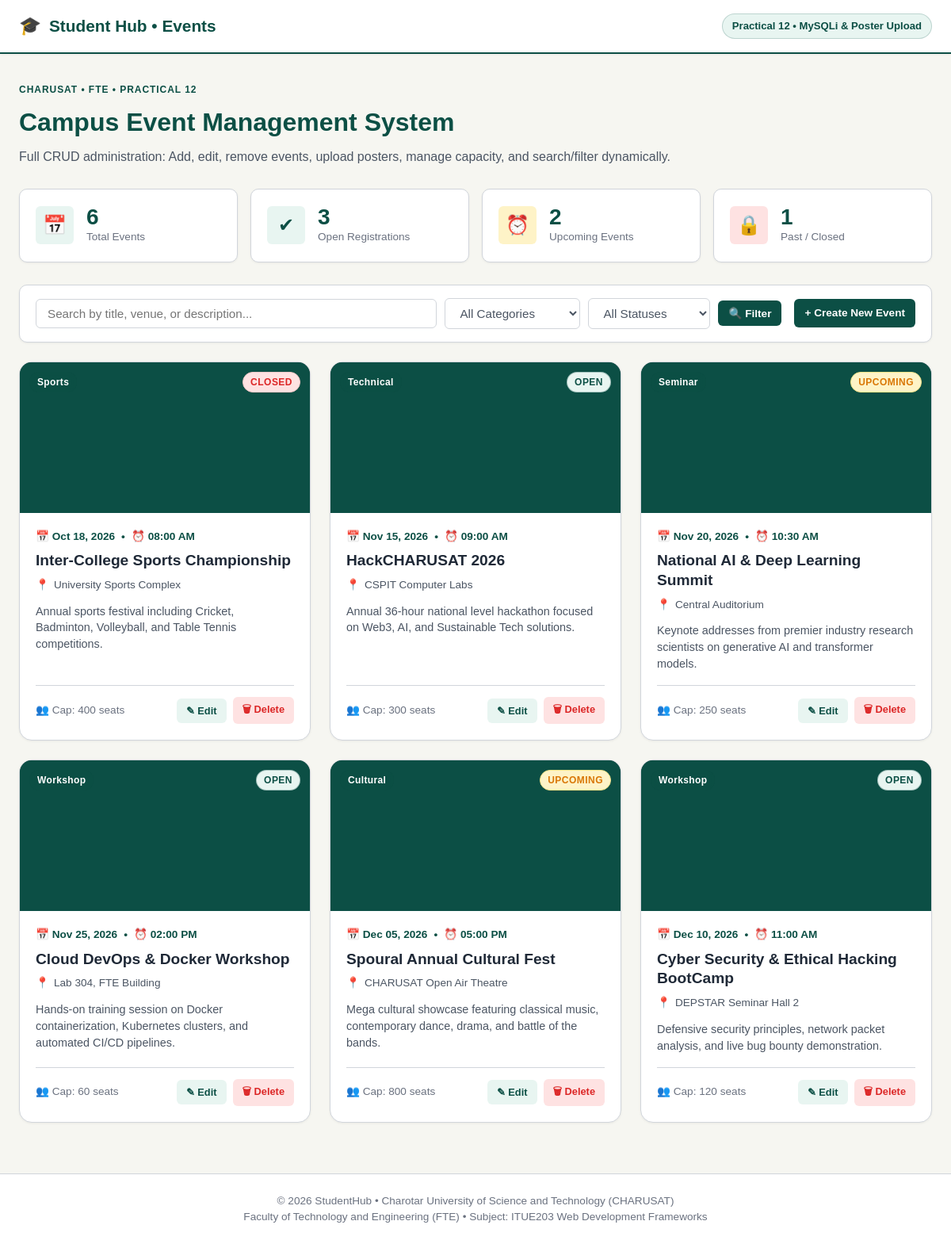
The page / on the database its author committed.
### tables this page shows
CREATE TABLE IF NOT EXISTS `events` (
    `id` INT AUTO_INCREMENT PRIMARY KEY,
    `title` VARCHAR(150) NOT NULL,
    `category` VARCHAR(50) NOT NULL DEFAULT 'Technical',
    `event_date` DATE NOT NULL,
    `event_time` TIME DEFAULT '10:00:00',
    `venue` VARCHAR(150) DEFAULT 'Seminar Hall, CHARUSAT',
    `description` TEXT NULL,
    `capacity` INT DEFAULT 100,
    `status` ENUM('Open', 'Closed', 'Upcoming') DEFAULT 'Open',
    `poster` VARCHAR(255) DEFAULT NULL,
    `created_at` TIMESTAMP DEFAULT CURRENT_TIMESTAMP
);

### index.php (the view, shortened to what this page needs)
<?php
require_once __DIR__ . '/db.php';
$search   = trim($_GET['search'] ?? '');
$events = [];
$stats = ['total' => 0, 'open' => 0, 'upcoming' => 0, 'closed' => 0];
if ($mysqli !== null) {
    $statRes = $mysqli->query("SELECT status, COUNT(*) as cnt FROM events GROUP BY status");
    if ($statRes) {
        while ($r = $statRes->fetch_assoc()) {
            $st = strtolower($r['status']);
            $count = (int)$r['cnt'];
            $stats['total'] += $count;
            if (isset($stats[$st])) {
                $stats[$st] = $count;
            }
        }
    }
    $whereClauses = [];
    $whereSql = !empty($whereClauses) ? "WHERE " . implode(" AND ", $whereClauses) : "";
    $querySql = "SELECT * FROM events {$whereSql} ORDER BY event_date ASC, event_time ASC";
    $stmt = $mysqli->prepare($querySql);
    $stmt->execute();
    $res = $stmt->get_result();
    $events = $res->fetch_all(MYSQLI_ASSOC);
}
?>
<!DOCTYPE html>
<html lang="en">
<head>
    <link rel="stylesheet" href="style.css">
</head>
<body>
    <header class="site-header">
        <div class="header-container">
            <a href="index.php" class="logo">
                <span class="logo-icon">&#127891;</span>
                <span>Student Hub &bull; Events</span>
            </a>
            <span class="badge">Practical 12 &bull; MySQLi &amp; Poster Upload</span>
        </div>
    </header>
    <main class="main-wrapper">
        <div class="page-header">
            <span class="subheading">CHARUSAT &bull; FTE &bull; Practical 12</span>
            <h1>Campus Event Management System</h1>
            <p>Full CRUD administration: Add, edit, remove events, upload posters, manage capacity, and search/filter dynamically.</p>
        </div>
        <div class="stats-grid">
            <div class="stat-card">
                <div class="stat-icon">&#128197;</div>
                <div>
                    <div class="stat-value"><?= $stats['total'] ?></div>
                    <div class="stat-label">Total Events</div>
                </div>
            </div>
            <div class="stat-card">
                <div class="stat-icon open">&#10004;</div>
                <div>
                    <div class="stat-value"><?= $stats['open'] ?></div>
                    <div class="stat-label">Open Registrations</div>
                </div>
            </div>
            <div class="stat-card">
                <div class="stat-icon upcoming">&#9200;</div>
                <div>
                    <div class="stat-value"><?= $stats['upcoming'] ?></div>
                    <div class="stat-label">Upcoming Events</div>
                </div>
            </div>
            <div class="stat-card">
                <div class="stat-icon closed">&#128274;</div>
                <div>
                    <div class="stat-value"><?= $stats['closed'] ?></div>
                    <div class="stat-label">Past / Closed</div>
                </div>
            </div>
        </div>
        <div class="action-toolbar">
            <form method="GET" action="index.php" class="filter-form">
                <input
                    type="text"
                    name="search"
                    class="search-input"
                    placeholder="Search by title, venue, or description..."
                    value="<?= htmlspecialchars($search) ?>"
                >
                <select name="category" class="filter-select">
                    <option value="ALL">All Categories</option>
                </select>
                <select name="status" class="filter-select">
                    <option value="ALL">All Statuses</option>
                </select>
                <button type="submit" class="btn btn-primary btn-sm">&#128269; Filter</button>
            </form>
            <div class="toolbar-buttons">
                <a href="add.php" class="btn btn-success btn-sm">
                    &#43; Create New Event
                </a>
            </div>
        </div>
        <?php if (empty($events)): ?>
            <div style="background: #fff; padding: 48px; border-radius: var(--radius-lg); text-align: center; border: 1px solid var(--border);">
                <div style="font-size: 3rem; margin-bottom: 12px;">&#128197;</div>
                <h3 style="font-size: 1.25rem; font-weight: 700; margin-bottom: 8px;">No Events Found</h3>
                <p style="color: var(--text-muted); margin-bottom: 20px;">No event records matched your filter criteria or the database is empty.</p>
                <a href="add.php" class="btn btn-primary btn-sm">&#43; Add the First Event</a>
            </div>
        <?php else: ?>
            <div class="events-grid">
                <?php foreach ($events as $ev): ?>
                    <?php
                        $posterPath = !empty($ev['poster']) && file_exists(__DIR__ . '/uploads/' . $ev['poster'])
                            ? 'uploads/' . htmlspecialchars($ev['poster'])
                            : 'uploads/default_poster.png';
                        $statusClass = 'status-' . strtolower(htmlspecialchars($ev['status']));
                        $formattedDate = date('M d, Y', strtotime($ev['event_date']));
                        $formattedTime = date('h:i A', strtotime($ev['event_time'] ?? '10:00:00'));
                    ?>
                    <div class="event-card">
                        <div class="event-poster-wrap">
                            <img src="<?= $posterPath ?>" alt="<?= htmlspecialchars($ev['title']) ?>" class="event-poster-img">
                            <span class="poster-category"><?= htmlspecialchars($ev['category']) ?></span>
                            <span class="poster-status badge-status <?= $statusClass ?>">
                                <?= htmlspecialchars($ev['status']) ?>
                            </span>
                        </div>
                        <div class="event-body">
                            <div class="event-date-row">
                                <span>&#128197; <?= $formattedDate ?></span>
                                <span>&bull;</span>
                                <span>&#9200; <?= $formattedTime ?></span>
                            </div>
                            <h3 class="event-title"><?= htmlspecialchars($ev['title']) ?></h3>
                            <div class="event-venue">
                                <span>&#128205;</span>
                                <span><?= htmlspecialchars($ev['venue']) ?></span>
                            </div>
                            <p class="event-desc">
                                <?= htmlspecialchars($ev['description'] ?? 'No description provided.') ?>
                            </p>
                            <div class="event-footer">
                                <span class="event-capacity">
                                    &#128101; Cap: <?= (int)$ev['capacity'] ?> seats
                                </span>
                                <div class="card-actions">
                                    <a href="edit.php?id=<?= $ev['id'] ?>" class="btn-icon-edit">&#9998; Edit</a>
                                    <form method="POST" action="delete.php" style="display: inline;" onsubmit="return confirm('Are you sure you want to permanently delete event: <?= htmlspecialchars(addslashes($ev['title'])) ?>?');">
                                        <button type="submit" class="btn-icon-delete">&#128465; Delete</button>
                                    </form>
                                </div>
                            </div>
                        </div>
                    </div>
                <?php endforeach; ?>
            </div>
        <?php endif; ?>
    </main>
    <footer class="site-footer">
        <div class="footer-container">
            <p>&copy; 2026 StudentHub &bull; Charotar University of Science and Technology (CHARUSAT)</p>
            <p>Faculty of Technology and Engineering (FTE) &bull; Subject: ITUE203 Web Development Frameworks</p>
        </div>
    </footer>
</body>
</html>

### rows shown on the page
events: poster (placeholder picture), category "Sports", status "CLOSED", event_date "Oct 18, 2026", event_time "08:00 AM", title "Inter-College Sports Championship", venue "University Sports Complex", description "Annual sports festival including Cricket, Badminton, Volleyball, and Table Tennis competitions.", capacity "400"
events: poster (placeholder picture), category "Technical", status "OPEN", event_date "Nov 15, 2026", event_time "09:00 AM", title "HackCHARUSAT 2026", venue "CSPIT Computer Labs", description "Annual 36-hour national level hackathon focused on Web3, AI, and Sustainable Tech solutions.", capacity "300"
events: poster (placeholder picture), category "Seminar", status "UPCOMING", event_date "Nov 20, 2026", event_time "10:30 AM", title "National AI & Deep Learning Summit", venue "Central Auditorium", description "Keynote addresses from premier industry research scientists on generative AI and transformer models.", capacity "250"
events: poster (placeholder picture), category "Workshop", status "OPEN", event_date "Nov 25, 2026", event_time "02:00 PM", title "Cloud DevOps & Docker Workshop", venue "Lab 304, FTE Building", description "Hands-on training session on Docker containerization, Kubernetes clusters, and automated CI/CD pipelines.", capacity "60"
events: poster (placeholder picture), category "Cultural", status "UPCOMING", event_date "Dec 05, 2026", event_time "05:00 PM", title "Spoural Annual Cultural Fest", venue "CHARUSAT Open Air Theatre", description "Mega cultural showcase featuring classical music, contemporary dance, drama, and battle of the bands.", capacity "800"
events: poster (placeholder picture), category "Workshop", status "OPEN", event_date "Dec 10, 2026", event_time "11:00 AM", title "Cyber Security & Ethical Hacking BootCamp", venue "DEPSTAR Seminar Hall 2", description "Defensive security principles, network packet analysis, and live bug bounty demonstration.", capacity "120"

### other values the page prints
$stats['total'] "6"
$stats['open'] "3"
$stats['upcoming'] "2"
$stats['closed'] "1"
